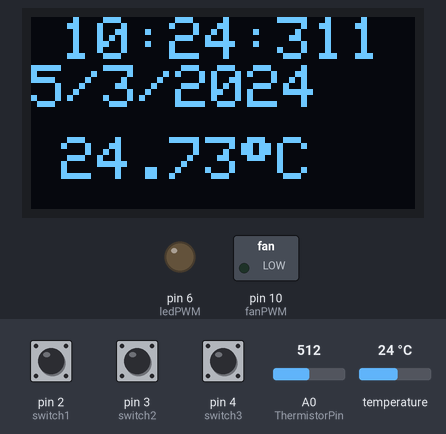
A sketch run on a simulated Arduino Uno, built with avr-gcc and run on an emulated ATmega328P. Parts: 128×64 one-colour display, switched loads named in the sketch (green lamp = pin HIGH), output pins drawn as LEDs (lit = HIGH). Dashed ring = blinking. The inputs (shaded band) are chosen by the test bench; at power-on: pin 2 (switch1) LOW, pin 4 (switch3) LOW, pin 3 (switch2) LOW, temperature 24 °C, A0 (ThermistorPin) = 512. The display library's start-up logo is not drawn; the local clock reads 2024-03-15 10:24:30 at power-on unless the sketch sets it.

Above: at 1.2 s.
1.3 s: pin 2 (switch1) pulled HIGH for 0.15 s
At 1.9 s:
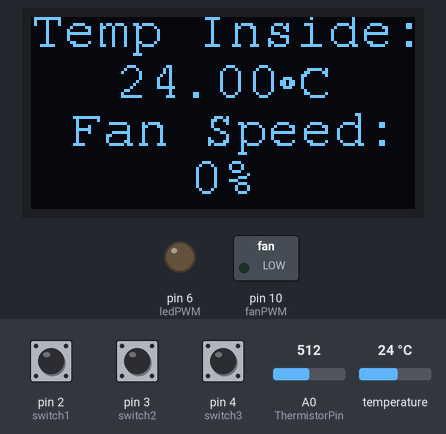
2.9 s: pin 4 (switch3) pulled HIGH for 1 s
5.4 s: pin 3 (switch2) pulled HIGH for 1 s
At 7.2 s:
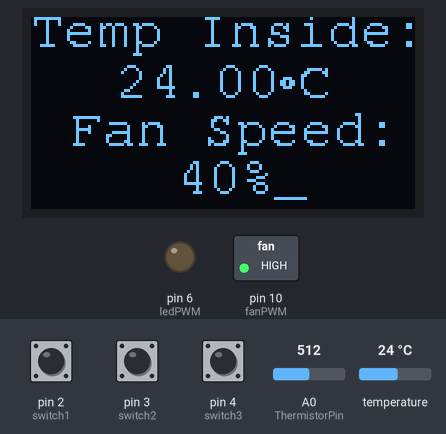
8.4 s: pin 4 (switch3) pulled HIGH for 3.2 s
13.1 s: temperature set to 12 °C
At 13.4 s:
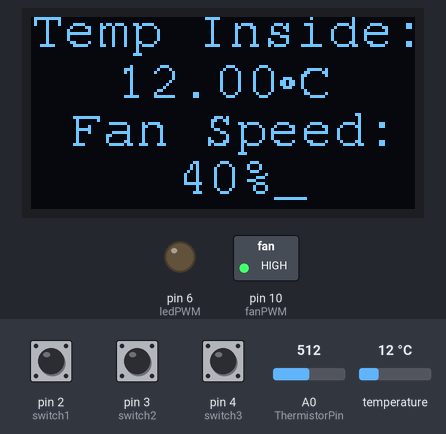
15.2 s: pin 2 (switch1) pulled HIGH for 1 s
At 17.2 s:
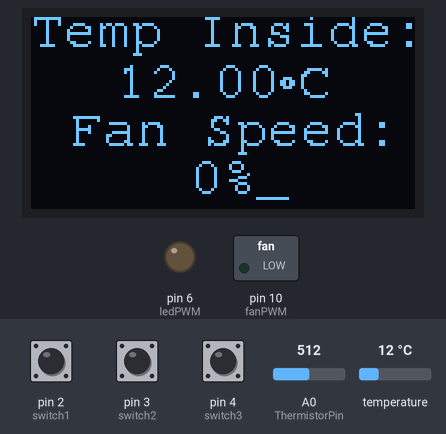
Timing chart, 0 to 18.7 s (numbered marks = the images above; inputs shaded):
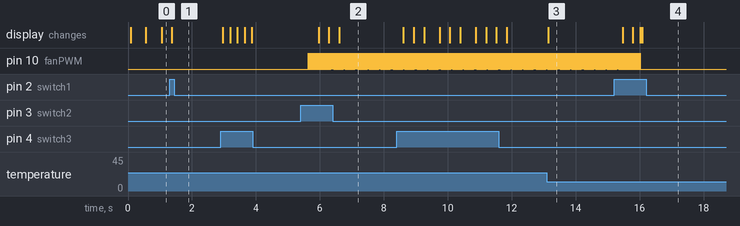

Measured:
- after the input at 1.3 s, the display: changes after 0.07 s (image 1)
- after the input at 5.4 s, pin 10 (fanPWM): alternates HIGH for 0.02 s and LOW for 0.01 s, starting after 0.23 s; the display: first changes after 0.56 s (image 2 shows a later state)
- after the input at 13.1 s, the display: changes at once (image 3)
- after the input at 15.2 s, pin 10 (fanPWM): goes on until 16.0 s, then stays LOW; the display: first changes after 0.27 s (image 4 shows a later state)

The sketch:

ArduinoThingy.ino
```cpp
#include <SPI.h>
#include <Wire.h>
#include <Adafruit_GFX.h>
#include <Adafruit_SSD1306.h>
#include "Sodaq_DS3231.h"
#include <Fonts/FreeMono9pt7b.h>

#define SCREEN_WIDTH 128
#define SCREEN_HEIGHT 64

Adafruit_SSD1306 display(SCREEN_WIDTH, SCREEN_HEIGHT, &Wire, -1);

char weekDay[][4] = {"Sun", "Mon", "Tue", "Wed", "Thu", "Fri", "Sat" };

int switch1 = 2;
int switch2 = 3;
int switch3 = 4;
int ledPWM = 6;
int fanPWM = 10;

int state = 0;
int maxState = 3;

unsigned long currentMillis;
unsigned long millisDiff;
unsigned long savedMillisTemp = 0;
unsigned long savedMillis = 0;

boolean timeAction = false;
boolean allowStateChange = true;

int ledValuePercent = 0;
boolean ledActivated = false;
int fanValuePercent = 0;
boolean fanActivated = false;

int ThermistorPin = 0;
float Vo;
static float R1 = 10000;
float logR2, R2, T;
static float c1 = 1.009249522e-03, c2 = 2.378405444e-04, c3 = 2.019202697e-07;

void setup() {
  display.begin(SSD1306_SWITCHCAPVCC, 0x3C);
  rtc.begin();

  pinMode(switch1 , INPUT);
  pinMode(switch2 , INPUT);
  pinMode(switch3 , INPUT);
  pinMode(ledPWM , OUTPUT);

  display.display();

  display.setTextSize(2);
  display.setTextColor(WHITE);
  display.setCursor(10, 0);
  display.clearDisplay();
  Serial.begin(9600);

  //setPwmFrequency(ledPWM, 1024);
  setPwmFrequency(fanPWM, 1024);
}

void loop() {

  currentMillis = millis();

  if (state == 0)
  {
    screen0();
  }
  else if (state == 1 )
  {
    screen1();
    ledDispState();
  }
  else if (state == 2)
  {
    screen2();
    fanDispState();
  }

  if (digitalRead(switch2) == 1 && allowStateChange == true && (currentMillis - savedMillis) >= 500UL)
  {
    state++;
    changeState();
  }
  if (digitalRead(switch1) == 1 && allowStateChange == true && (currentMillis - savedMillis) >= 500UL)
  {
    state--;
    changeState();
  }

  if (ledActivated == true && (currentMillis - savedMillis) >= 200UL )
  {
    ledValueChange();
    timeAction = true;
  }

  if (fanActivated == true && (currentMillis - savedMillis) >= 200UL )
  {
    fanValueChange();
    timeAction = true;
  }

  display.display();

  if (timeAction == true)
  {
    savedMillis = currentMillis;
    timeAction = false;
  }

}

void screen0()
{
  String dateS;

  DateTime now = rtc.now();
  display.clearDisplay();
  display.setCursor(10, 0);
  display.print(now.hour());
  display.print(":");
  display.print(now.minute());
  display.print(":");
  display.print(now.second());
  dateS += now.date();
  dateS += '/';
  dateS += now.month();
  dateS += '/';
  dateS += now.year();
  //display.setCursor(63 - dateS.length() * 6, 20);
  //displayCentered(dateS , 20 , 6);
  display.print(dateS);
  display.println();
  display.setCursor(10, 40);

  if ((currentMillis - savedMillisTemp) >= 500UL)
  {
    Vo = analogRead(ThermistorPin);
    R2 = R1 * (1023.0 / Vo - 1.0);
    logR2 = log(R2);
    T = (1.0 / (c1 + c2 * logR2 + c3 * logR2 * logR2 * logR2)) - 273.15;
    savedMillisTemp = currentMillis;
  }

  display.print(T);
  display.print((char)247);
  display.print("C");
}

void screen1()
{
  display.clearDisplay();
  display.setCursor(10, 0);
  display.print("LED: ");
  display.print(ledValuePercent);
  display.print("%");
  if (ledActivated == true)
  {
    display.print("_");
  }

}

void screen2()
{
  display.setFont(&FreeMono9pt7b);
  display.setTextSize(1);
  rtc.convertTemperature();
  display.clearDisplay();
  display.setCursor(0, 9);
  display.println("Temp Inside: ");
  display.setCursor(63 - (7*5), 26);
  display.print(rtc.getTemperature());
  display.setFont();
  display.print((char)247);
  display.setFont(&FreeMono9pt7b);
  display.print("C");
  display.setCursor(63 - (10*5), 42);
  display.print("Fan Speed: ");
  if(fanValuePercent == 0)
  {
    display.setCursor(63 - (2*5), 58);
  }
  else if(fanValuePercent != 0 and fanValuePercent != 100)
  {
    display.setCursor(63 - (3*5), 58);
  }
  else if(fanValuePercent == 100)
  {
    display.setCursor(63 - (4*5), 60);
  }
  display.print(fanValuePercent);
  display.print("%");
  if (fanActivated == true)
  {
    display.print("_");
  }
  display.setTextSize(2);
  display.setFont();

}

void changeState()
{
  if (state >= maxState)
    state = 0;
  else if (state < 0)
    state = maxState - 1;
  timeAction = true;
}

void ledValueChange()
{
  int ledValue;
  if (digitalRead(switch2) == 1 && ledValuePercent != 100) ledValuePercent += 10;
  if (digitalRead(switch1) == 1 && ledValuePercent != 0) ledValuePercent -= 10;
  ledValue = map(ledValuePercent , 0 , 100 , 0 , 255);
  analogWrite(ledPWM , ledValue);
}

void fanValueChange()
{
  int fanValue;
  if (digitalRead(switch2) == 1 && fanValuePercent != 100) fanValuePercent += 10;
  if (digitalRead(switch1) == 1 && fanValuePercent != 0) fanValuePercent -= 10;

  if (fanValuePercent == 0)
  {
    digitalWrite(fanPWM , LOW);
  }
  else
  {
    fanValue = map(fanValuePercent , 0 , 100 , 77 , 255);
    analogWrite(fanPWM , fanValue);
  }


}

void ledDispState()
{
  if (digitalRead(switch3) == HIGH && (currentMillis - savedMillis) >= 200)
  {
    if (ledActivated == true)ledActivated = false;
    else ledActivated = true;
    if (allowStateChange == true)allowStateChange = false;
    else allowStateChange = true;
    timeAction = true;
  }
}

void fanDispState()
{
  if (digitalRead(switch3) == HIGH && (currentMillis - savedMillis) >= 200)
  {
    if (fanActivated == true)fanActivated = false;
    else fanActivated = true;
    if (allowStateChange == true)allowStateChange = false;
    else allowStateChange = true;
    timeAction = true;
  }
}

void displayCentered(char text , int y, int multiplier)
{
  display.setCursor(63 - strlen(text) * multiplier, y);
  display.print(text);
}

void setPwmFrequency(int pin, int divisor) {
  byte mode;
  if (pin == 5 || pin == 6 || pin == 9 || pin == 10) {
    switch (divisor) {
      case 1: mode = 0x01; break;
      case 8: mode = 0x02; break;
      case 64: mode = 0x03; break;
      case 256: mode = 0x04; break;
      case 1024: mode = 0x05; break;
      default: return;
    }
    if (pin == 5 || pin == 6) {
      TCCR0B = TCCR0B & 0b11111000 | mode;
    } else {
      TCCR1B = TCCR1B & 0b11111000 | mode;
    }
  } else if (pin == 3 || pin == 11) {
    switch (divisor) {
      case 1: mode = 0x01; break;
      case 8: mode = 0x02; break;
      case 32: mode = 0x03; break;
      case 64: mode = 0x04; break;
      case 128: mode = 0x05; break;
      case 256: mode = 0x06; break;
      case 1024: mode = 0x07; break;
      default: return;
    }
    TCCR2B = TCCR2B & 0b11111000 | mode;
  }
}
```
